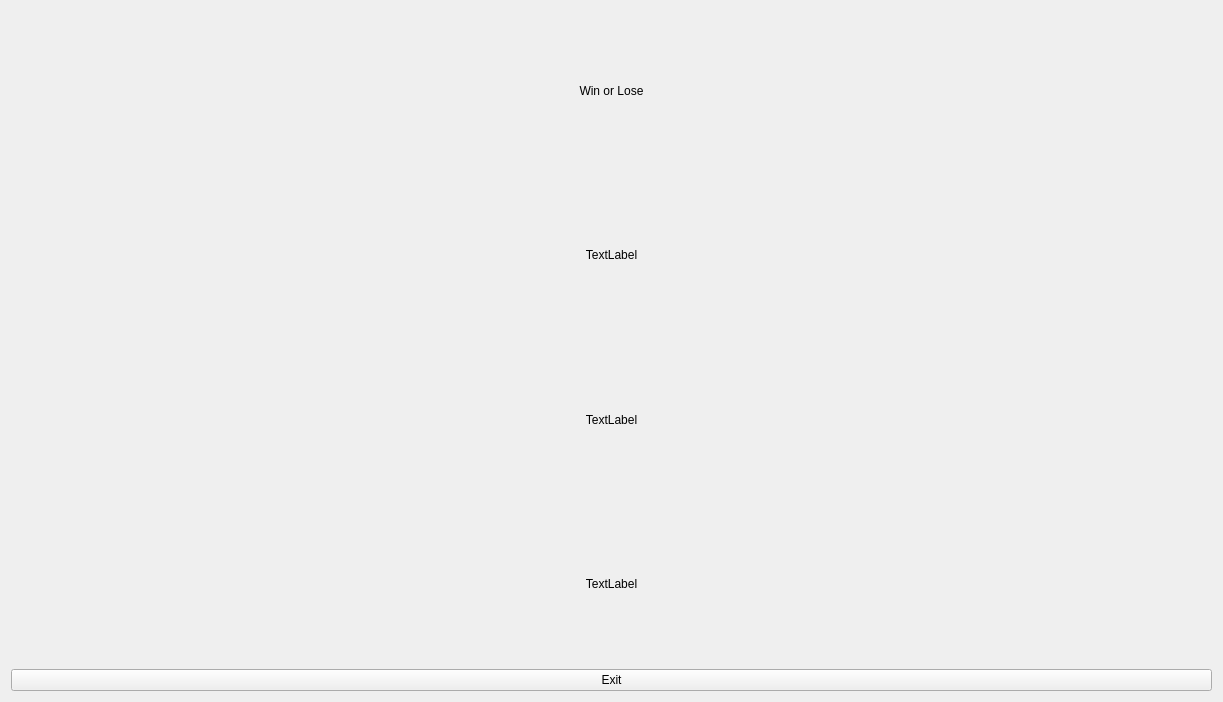
<?xml version="1.0" encoding="UTF-8"?>
<ui version="4.0">
    <class>ResultState</class>
    <widget class="QWidget" name="ResultState">
        <property name="geometry">
            <rect>
                <x>0</x>
                <y>0</y>
                <width>1223</width>
                <height>702</height>
            </rect>
        </property>
        <property name="windowTitle">
            <string>Form</string>
        </property>
        <property name="styleSheet">
            <string notr="true">font: 36pt &quot;微软雅黑&quot;;</string>
        </property>
        <layout class="QVBoxLayout" name="verticalLayout_2">
            <item>
                <layout class="QVBoxLayout" name="verticalLayout">
                    <item>
                        <widget class="QLabel" name="label">
                            <property name="text">
                                <string>Win or Lose</string>
                            </property>
                            <property name="alignment">
                                <set>Qt::AlignCenter</set>
                            </property>
                        </widget>
                    </item>
                    <item>
                        <widget class="QLabel" name="label_2">
                            <property name="text">
                                <string>TextLabel</string>
                            </property>
                            <property name="alignment">
                                <set>Qt::AlignCenter</set>
                            </property>
                        </widget>
                    </item>
                    <item>
                        <widget class="QLabel" name="label_3">
                            <property name="text">
                                <string>TextLabel</string>
                            </property>
                            <property name="alignment">
                                <set>Qt::AlignCenter</set>
                            </property>
                        </widget>
                    </item>
                    <item>
                        <widget class="QLabel" name="label_4">
                            <property name="text">
                                <string>TextLabel</string>
                            </property>
                            <property name="alignment">
                                <set>Qt::AlignCenter</set>
                            </property>
                        </widget>
                    </item>
                    <item>
                        <widget class="QPushButton" name="pushButton">
                            <property name="text">
                                <string>Exit</string>
                            </property>
                        </widget>
                    </item>
                </layout>
            </item>
        </layout>
    </widget>
    <resources/>
    <connections/>
</ui>
